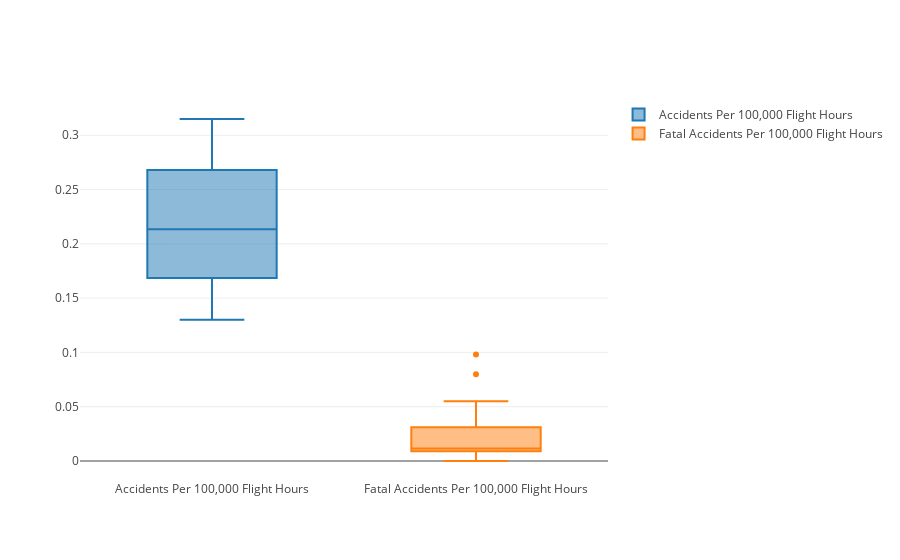
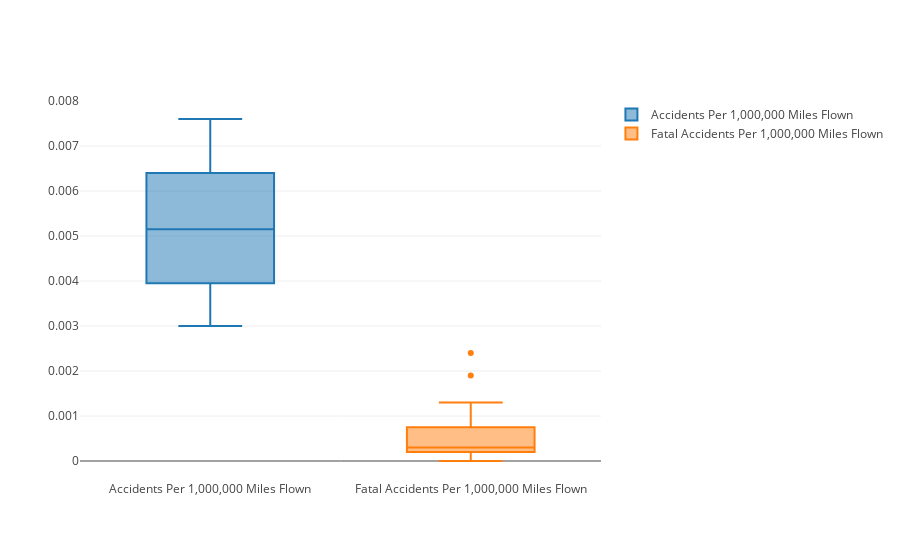
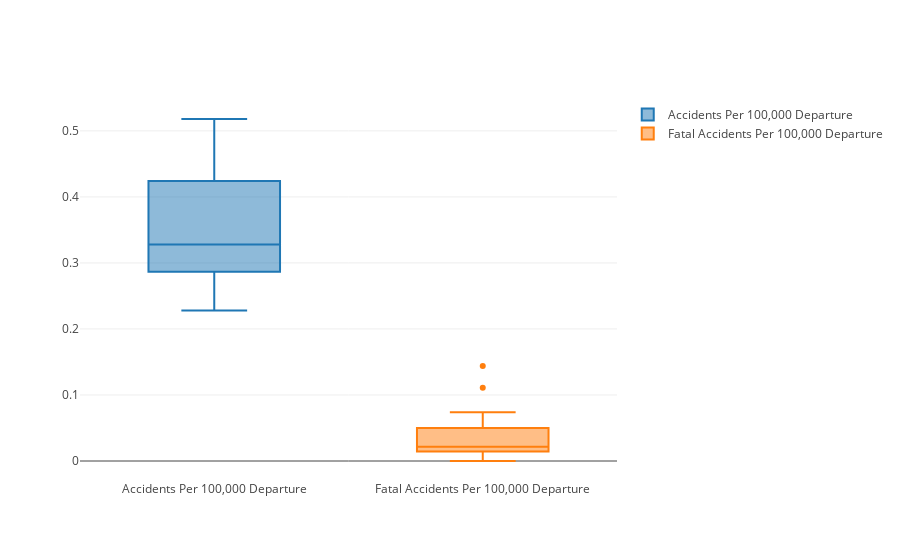

The code cell stored with these charts, in order, in its notebook:
### Markdown cell above
## More Visualizations

### Code cell
p1 = go.Box(
    y = accidents_per_flight_hours,
    name = "Accidents Per 100,000 Flight Hours"
)

p2 = go.Box(
    y = fatal_per_flight_hours,
    name = "Fatal Accidents Per 100,000 Flight Hours"
)

p3 = go.Box(
    y = accidents_per_miles_flown,
    name = "Accidents Per 1,000,000 Miles Flown"
)

p4 = go.Box(
    y = fatal_per_miles_flown,
    name = "Fatal Accidents Per 1,000,000 Miles Flown"
)

p5 = go.Box(
    y = accidents_per_departure,
    name = "Accidents Per 100,000 Departure"
)

p6 = go.Box(
    y = fatal_per_departure,
    name = "Fatal Accidents Per 100,000 Departure"
)

data_flight_hours = [p1, p2]
data_miles_flown = [p3, p4]
data_departure = [p5, p6]

py.iplot(data_flight_hours)
py.iplot(data_miles_flown)
py.iplot(data_departure)

### Figure 1 — Plotly figure (JSON) as saved in the notebook; plotly's stock layout.template omitted (floating-point values rounded to 4 significant figures)
{"data": [{"name": "Accidents Per 100,000 Flight Hours", "type": "box", "y": [0.315, 0.196, 0.241, 0.231, 0.31, 0.26, 0.248, 0.198, 0.221, 0.146, 0.181, 0.168, 0.267, 0.269, 0.309, 0.297, 0.291, 0.306, 0.236, 0.237, 0.309, 0.159, 0.206, 0.171, 0.143, 0.146, 0.17, 0.169, 0.173, 0.152, 0.13, 0.159]}, {"name": "Fatal Accidents Per 100,000 Flight Hours", "type": "box", "y": [0.055, 0.012, 0.08, 0.02, 0.038, 0.018, 0.098, 0.049, 0.034, 0.032, 0.008, 0.03, 0.022, 0.036, 0.025, 0.006, 0.011, 0.016, 0.011, 0, 0.011, 0.011, 0.015, 0.01, 0.005, 0.01, 0.011, 0.006, 0, 0, 0.011, 0]}], "layout": {}}

### Figure 2 — Plotly figure (JSON) as saved in the notebook; plotly's stock layout.template omitted (floating-point values rounded to 4 significant figures)
{"data": [{"name": "Accidents Per 1,000,000 Miles Flown", "type": "box", "y": [0.0075, 0.0047, 0.0058, 0.0057, 0.0076, 0.0064, 0.0061, 0.0049, 0.0054, 0.0036, 0.0044, 0.004, 0.0064, 0.0063, 0.0073, 0.0074, 0.0072, 0.0074, 0.0058, 0.0057, 0.0074, 0.0038, 0.0049, 0.0041, 0.0034, 0.0035, 0.004, 0.0039, 0.004, 0.0035, 0.003, 0.0037]}, {"name": "Fatal Accidents Per 1,000,000 Miles Flown", "type": "box", "y": [0.0013, 0.0003, 0.0019, 0.0005, 0.0009, 0.0004, 0.0024, 0.0012, 0.0008, 0.0008, 0.0002, 0.0007, 0.0005, 0.0009, 0.0006, 0.0001, 0.0003, 0.0004, 0.0003, 0, 0.0003, 0.0003, 0.0004, 0.0002, 0.0001, 0.0002, 0.0003, 0.0001, 0, 0, 0.0003, 0]}], "layout": {}}

### Figure 3 — Plotly figure (JSON) as saved in the notebook; plotly's stock layout.template omitted (floating-point values rounded to 4 significant figures)
{"data": [{"name": "Accidents Per 100,000 Departure", "type": "box", "y": [0.422, 0.271, 0.333, 0.319, 0.434, 0.376, 0.366, 0.297, 0.333, 0.228, 0.285, 0.267, 0.426, 0.45, 0.475, 0.455, 0.451, 0.488, 0.383, 0.39, 0.518, 0.272, 0.359, 0.305, 0.256, 0.268, 0.309, 0.311, 0.323, 0.288, 0.248, 0.311]}, {"name": "Fatal Accidents Per 100,000 Departure", "type": "box", "y": [0.073, 0.017, 0.111, 0.028, 0.053, 0.026, 0.144, 0.074, 0.051, 0.051, 0.012, 0.049, 0.035, 0.061, 0.039, 0.009, 0.018, 0.026, 0.018, 0, 0.019, 0.018, 0.027, 0.018, 0.009, 0.019, 0.021, 0.01, 0, 0, 0.022, 0]}], "layout": {}}
